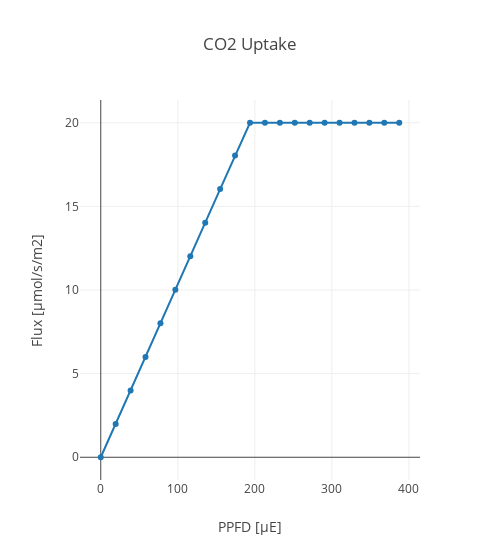

Notebook code cell kept with this figure:
### Code cell
L_r = ['Im_CO2']
create_scatter_plot_rxn_c3(D_fba, L_r, 'CO2 Uptake', xaxis_title, save_fig = save_fig)

### Figure 1 — Plotly figure (JSON) as saved in the notebook; plotly's stock layout.template omitted (floating-point values rounded to 4 significant figures)
{"data": [{"mode": "lines+markers", "name": "Im_CO2", "type": "scatter", "uid": "a122a494-c772-4002-9b68-0ccefdb654b5", "x": [0, 19.37, 38.74, 58.11, 77.48, 96.86, 116.2, 135.6, 155.0, 174.3, 193.7, 213.1, 232.5, 251.8, 271.2, 290.6, 309.9, 329.3, 348.7, 368.1, 387.4], "y": [0, 1.988, 3.995, 6.001, 8.007, 10.01, 12.02, 14.03, 16.03, 18.04, 20.0, 20, 20, 20, 20, 20, 20, 20, 20, 20, 20]}], "layout": {"title": {"text": "CO2 Uptake"}, "width": 500, "xaxis": {"title": {"text": "PPFD [µE]"}}, "yaxis": {"title": {"text": "Flux [µmol/s/m2]"}}}}
